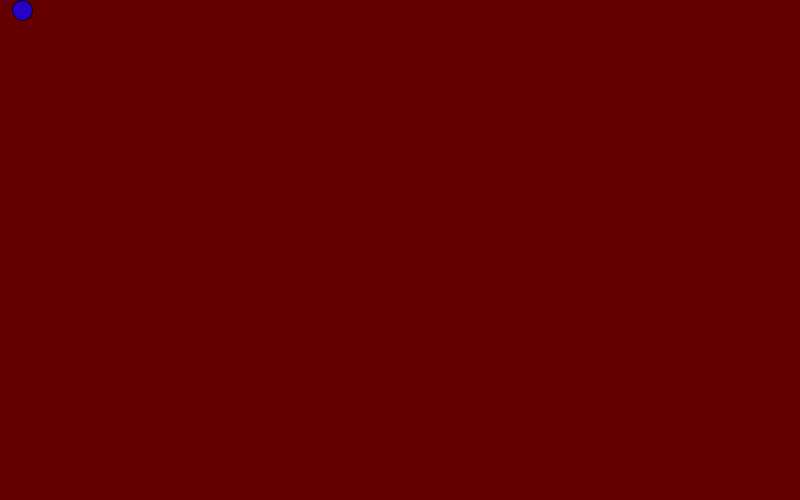
Frame 1 (no input)
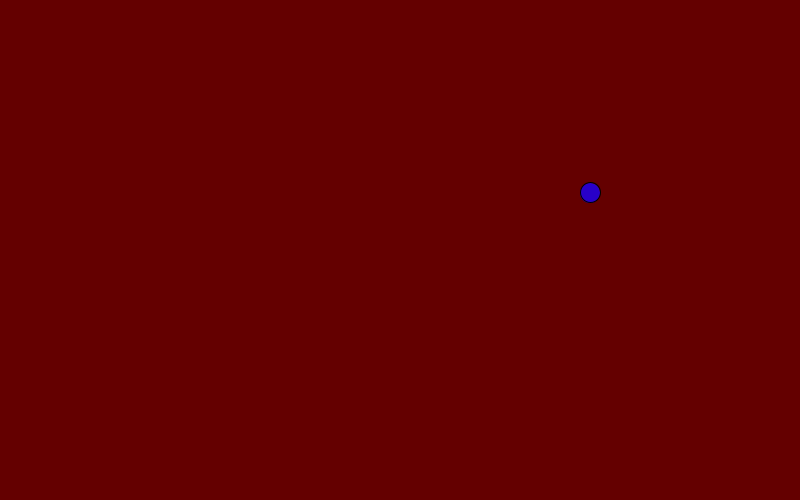
Frame 60 (the mouse pressed at the canvas centre just before this capture)
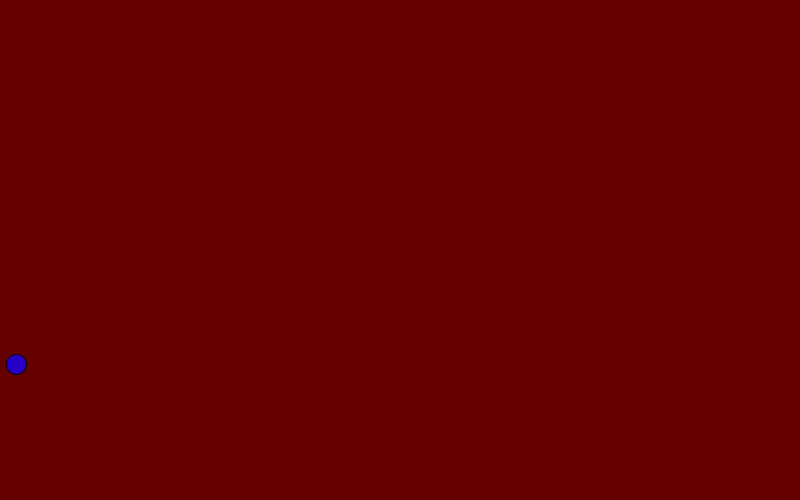
Frame 120 (the mouse held since frame 60 and released just before this capture)

The Processing sketch that drew these frames (run headless with seeded random() and noise(); from frame 60 on, the mouse is pressed at the canvas centre):

// Processing sketch: processing_137655
// ── processing_137655.pde

float x, y;
float x_velocity, y_velocity;
float gravity;
float radius;
void setup()
{
size(800, 500);
x = 2;
y = 10;
x_velocity = 20;
y_velocity = 0;
gravity = .1;
radius = 10;
}
void draw()
{
background(100,0,0);
y_velocity += gravity;
x += x_velocity ;
y += y_velocity ;
if ( y>(height-radius) )
{
y = height-radius;
y_velocity *= -0.7;
}
if ( x<radius )
{
x = radius;
x_velocity *= -0.6;
}
if ( x>(width-radius) )
{
x = width-radius;
x_velocity *= -0.5;
}
ball(x, y);
}
void ball(float x, float y)
{
pushMatrix();
translate(x, y);
ellipseMode(RADIUS);
fill(40,0,200);
ellipse(0, 0, radius, radius);
popMatrix();
}
